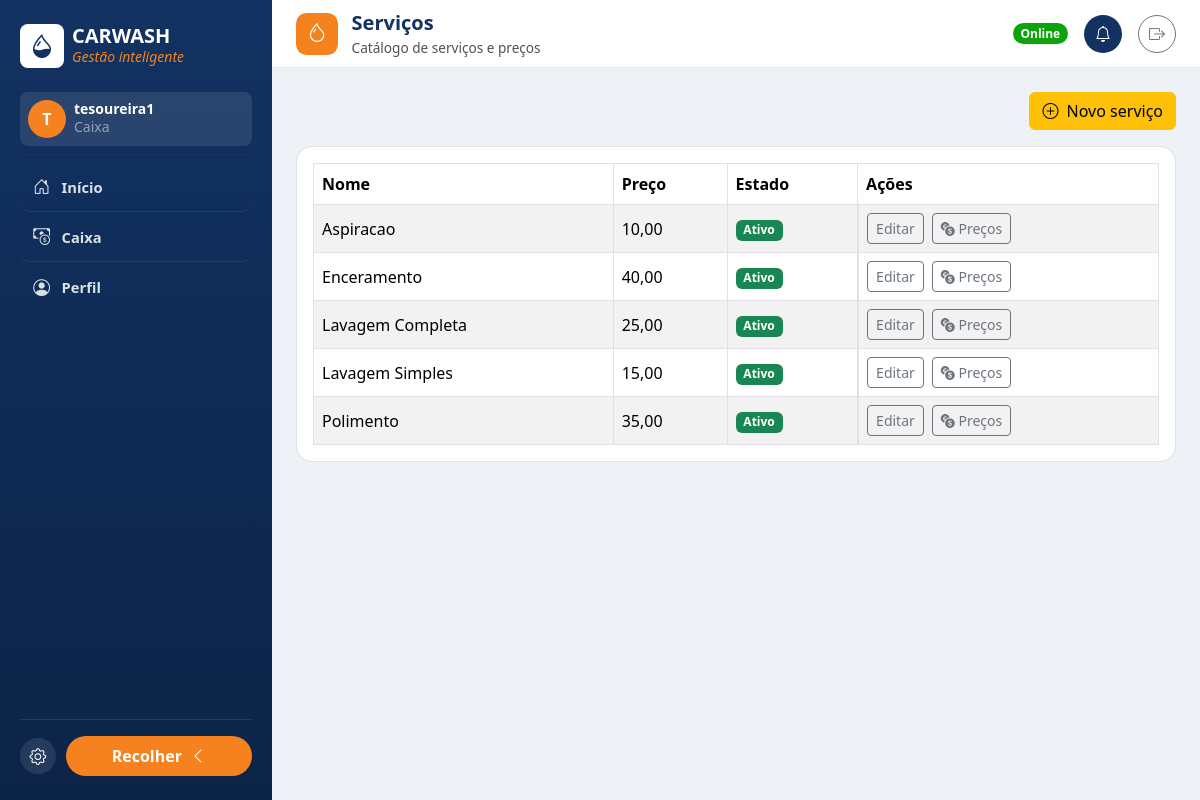
Screenshot of /servicos/ (signed in) with the database file from the repository.
### accounts/models.py (models this page shows)
class User(AbstractUser):
    class Meta:
        permissions = [
            ('view_admin_dashboard', 'Pode ver o dashboard administrativo'),
        ]
    def is_seguranca(self):
        return self.has_perm('vehicles.view_vehicleentry')
    def is_tesoureira(self):
        return self.has_perm('cashbox.view_payment')
    def is_admin_role(self):
        return self.is_superuser or self.has_perm('accounts.view_admin_dashboard')
    @property
    def role_label(self):
        if self.is_admin_role():
            return 'Admin'
        labels = []
        if self.is_seguranca():
            labels.append('Operador de Registo')
        if self.is_tesoureira():
            labels.append('Caixa')
        return ' + '.join(labels) if labels else 'Sem perfil'

### services/models.py (models this page shows, shortened)
class Service(models.Model):
    name = models.CharField('Nome', max_length=100)
    price = models.DecimalField('Preço base', max_digits=10, decimal_places=2)
    active = models.BooleanField('Ativo', default=True)
    class Meta:
        ordering = ['name']

### services/views.py (the view)
# urls.py: path('', views.service_list, name='list'),
@permission_required('services.view_service')
def service_list(request):
    return render(request, 'services/list.html', _list_context())

### services/views.py (called while the page is built)
def _price_rows(service, vehicle_types, existing_by_service):
    existing = existing_by_service.get(service.pk, {})
    return [(vt, existing.get(vt.pk)) for vt in vehicle_types]

def _list_context(**overrides):
    services = Service.objects.all()
    vehicle_types = VehicleType.objects.all()
    existing_by_service = {}
    for sp in ServicePrice.objects.select_related('service', 'vehicle_type'):
        existing_by_service.setdefault(sp.service_id, {})[sp.vehicle_type_id] = sp.price
    rows = [
        (service, ServiceForm(instance=service), _price_rows(service, vehicle_types, existing_by_service))
        for service in services
    ]
    context = {
        'services': services,
        'rows': rows,
        'vehicle_types': vehicle_types,
        'create_form': ServiceForm(initial={'active': True}),
        'open_create': False,
        'open_edit_pk': None,
    }
    context.update(overrides)
    return context

### templates/services/list.html (shortened to what this page needs)
{% extends 'base.html' %}
{% block page_icon %}<div class="cw-topbar-icon"><i class="bi bi-droplet"></i></div>{% endblock %}
{% block page_title %}Serviços{% endblock %}
{% block page_subtitle %}Catálogo de serviços e preços{% endblock %}
{% block content %}
<div class="d-flex justify-content-end mb-3">
    <button type="button" class="btn btn-warning" data-bs-toggle="modal" data-bs-target="#createServiceModal">
        <i class="bi bi-plus-circle me-1"></i> Novo serviço
    </button>
</div>
<div class="bg-white border rounded-4 p-2 p-md-3 d-none d-md-block">
    <div class="table-responsive">
        <table class="table table-striped table-bordered table-hover align-middle mb-0">
            <thead>
                <tr>
                    <th>Nome</th>
                    <th>Preço</th>
                    <th>Estado</th>
                    <th>Ações</th>
                </tr>
            </thead>
            <tbody>
                {% for service, edit_form, price_rows in rows %}
                <tr>
                    <td>{{ service.name }}</td>
                    <td>{{ service.price }}</td>
                    <td>
                        {% if service.active %}
                        <span class="badge bg-success">Ativo</span>
                        {% else %}
                        <span class="badge bg-secondary">Inativo</span>
                        {% endif %}
                    </td>
                    <td class="d-flex gap-2">
                        <button type="button" class="btn btn-sm btn-outline-secondary" data-bs-toggle="modal" data-bs-target="#editServiceModal{{ service.pk }}">Editar</button>
                        <button type="button" class="btn btn-sm btn-outline-secondary" data-bs-toggle="modal" data-bs-target="#servicePricesModal{{ service.pk }}"><i class="bi bi-currency-exchange"></i> Preços</button>
                    </td>
                </tr>
                {% empty %}
                <tr><td colspan="4" class="text-center text-muted py-4">Nenhum serviço cadastrado.</td></tr>
                {% endfor %}
            </tbody>
        </table>
    </div>
</div>
{% endblock %}

### templates/partials/sidebar_content.html (shortened to what this page needs)
{% load static %}
<div class="d-flex align-items-center gap-2 mb-4">
    <div class="bg-white rounded-3 d-flex align-items-center justify-content-center flex-shrink-0" style="width: 44px; height: 44px;"><i class="bi bi-droplet-half text-navy fs-4"></i></div>
    <div class="cw-sidebar-label">
        <div class="fw-bold fs-5 lh-1 text-uppercase">CarWash</div>
        <div class="small text-orange fst-italic">Gestão inteligente</div>
    </div>
</div>
<div class="bg-white bg-opacity-10 rounded-3 p-2 d-flex align-items-center gap-2 mb-2">
    <div class="rounded-circle bg-orange text-white d-flex align-items-center justify-content-center fw-bold flex-shrink-0" style="width: 38px; height: 38px;">{{ user.username|slice:':1'|upper }}</div>
    <div class="min-w-0 cw-sidebar-label">
        <div class="fw-semibold small lh-1">{{ user.get_full_name|default:user.username }}</div>
        <div class="text-white-50 small">{{ user.role_label }}</div>
    </div>
</div>
<hr class="border-white border-opacity-10 my-2">
<nav class="cw-sidebar-nav nav flex-column">
    {% if user.is_tesoureira %}
    <a class="nav-link {% if request.resolver_match.url_name == 'home' %}active{% endif %}"
       href="{% url 'cashbox:home' %}"><i class="bi bi-house-door"></i> <span class="cw-sidebar-label">Início</span></a>
    {% endif %}
    {% if user.is_tesoureira or user.is_admin_role %}
    <a class="nav-link "
       href="{% url 'cashbox:dashboard' %}"><i class="bi bi-cash-coin"></i> <span class="cw-sidebar-label">Caixa</span></a>
    {% endif %}
    <a class="nav-link {% if request.resolver_match.url_name == 'profile' %}active{% endif %}"
       href="{% url 'profile' %}"><i class="bi bi-person-circle"></i> <span class="cw-sidebar-label">Perfil</span></a>
</nav>

### static/css/theme.css (style rules this page uses)
:root { --cw-navy: #123262; --cw-navy-dark: #0c2447; --cw-orange: #f5821f; --cw-orange-dark: #d96c0f; --cw-good: #0ca30c; --cw-warning: #fab219; --cw-serious: #ec835a; --cw-critical: #d03b3b; --cw-muted: #898781; --cw-ink-primary: #0b0b0b; --cw-ink-secondary: #52514e; --cw-sidebar-width: 272px; --cw-topbar-height: 68px; }
.bg-orange { background-color: var(--cw-orange) !important; }
.text-navy { color: var(--cw-navy) !important; }
.text-orange { color: var(--cw-orange) !important; }
body { background-color: #eef1f6; }
.cw-sidebar-nav .nav-link { color: rgba(255, 255, 255, .85); border-radius: .6rem; padding: .7rem .75rem; margin-bottom: .1rem; display: flex; align-items: center; gap: .65rem; font-size: .92rem; font-weight: 600; border-bottom: 1px solid rgba(255, 255, 255, .08); }
.cw-sidebar-nav .nav-link:last-child { border-bottom: none; }
.cw-sidebar-nav .nav-link i { font-size: 1.05rem; width: 1.2rem; text-align: center; }
.cw-topbar-icon { width: 42px; height: 42px; border-radius: .65rem; background: var(--cw-orange); color: #fff; display: flex; align-items: center; justify-content: center; font-size: 1.2rem; flex-shrink: 0; }

### rows the page displays
User: username "T", get_full_name "tesoureira1", role_label "Caixa"
Service: name "Aspiracao", price "10,00", active "Ativo"
Service: name "Enceramento", price "40,00", active "Ativo"
Service: name "Lavagem Completa", price "25,00", active "Ativo"
Service: name "Lavagem Simples", price "15,00", active "Ativo"
Service: name "Polimento", price "35,00", active "Ativo"
